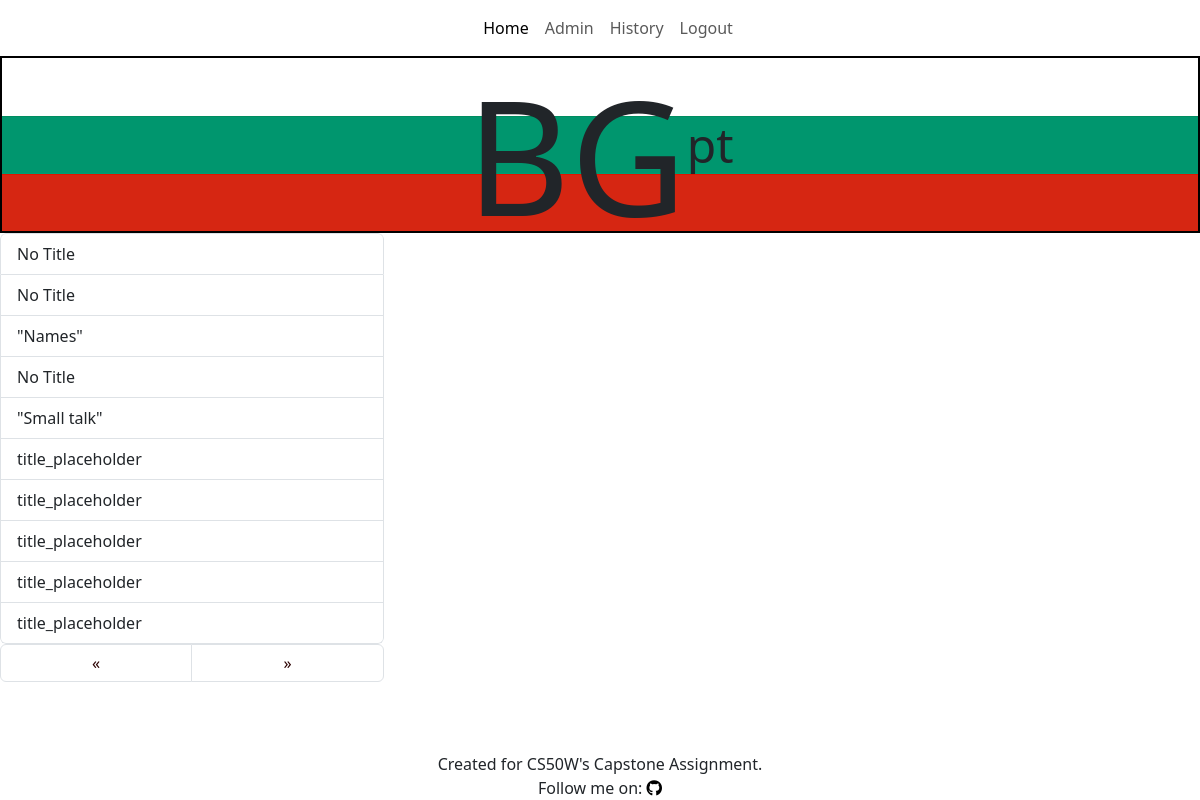
The page /history/2?page=3 (signed in) on the database its author committed.
### BGpt/models.py (models this page shows)
class User(AbstractUser):
    pass

class Chat(models.Model):
    user = models.ForeignKey("User", on_delete=models.CASCADE, related_name="chatter")
    session = models.IntegerField()
    title = models.CharField(max_length=100)
    input = models.TextField(max_length=500)
    response = models.TextField(max_length=500)
    trans_resp = models.TextField(max_length=500)
    timestamp = models.DateTimeField(auto_now_add=True)

### BGpt/views.py (the view)
# urls.py: path("history/<int:user_id>", views.history_view, name="history"),
@login_required
def history_view(request, user_id):
    try:
        user = models.User.objects.get(pk=user_id)
    except models.User.DoesNotExist:
        raise PermissionDenied
    if request.user != user:
        raise PermissionDenied
    full_hist = utils.gather_hist(user_id)
    paginator = Paginator(full_hist, 10)
    page_num = request.GET.get("page")
    page_obj = paginator.get_page(page_num)
    return render(request, "BGpt/history.html", {
        "history": page_obj
    })

### BGpt/utils.py (called while the page is built)
def gather_hist(user_id):
        hist = models.Chat.objects.filter(user=user_id).order_by('-session', 'timestamp')
        rev_hist = []
        d_hist = set()
        for session, group in groupby(hist, lambda x: x.session):
            session_group = list(group)
            if session not in d_hist:
                d_hist.add(session)
                rev_hist.append(session_group)
        return(rev_hist)

### BGpt/templates/BGpt/history.html (shortened to what this page needs)
{% extends "BGpt/layout.html" %}
{% load static %}
{% block body %}
<div id="bgpt-logo-cont">
    <h1>B</h1>
    <h1>G</h1>
    <h3>p</h3>
    <h3>t</h3>
</div>
<div class="row">
    <div class="col-4 text-truncate">
        <ul class="list-group">
            {% for sessions in history %}
                {% for h in sessions %}
                    {% ifchanged %}
                    <a class="list-group-item" data-id="ch-{{ h.session }}" href="#chat-{{ h.session }}" role="tab" aria-controls="list-{{ h.session }}">
                        <li class="title-list" id="item-{{h.session}}" >{{ h.title }}</li>
                    </a>
                    {% endifchanged %}
                {% endfor %}
            {% endfor %}
        </ul>
        <nav aria-label="Page navigation">
            <ul class="pagination">
                {% if history.has_previous %}
                <li class="page-item"><a href="?page={{ history.previous_page_number }}" class="page-link">&laquo;</a></li>
                {% else %}
                <li class="page-item disabled"><a href="?page={{ history.next_page_number }}" class="page-link">&laquo;</a></li>
                {% endif %}
                {% if history.has_next %}
                <li class="page-item"><a href="?page={{ history.next_page_number }}" class="page-link">&raquo;</a></li>
                {% else %}
                <li class="page-item disabled"><a href="?page={{ history.previous_page_number }}" class="page-link">&raquo;</a></li>
                {% endif %}
            </ul>
        </nav>
    </div>
    <div class="col-8">
    </div>
</div>
</div>
{% endblock %}

### BGpt/templates/BGpt/layout.html (shortened to what this page needs)
{% load static %}
<!DOCTYPE html>
<html lang="en">
  <head>
      <link href="{% static 'BGpt/styles.css' %}" rel="stylesheet">
      <link href="https://cdn.jsdelivr.net/npm/bootstrap@5.3.0/dist/css/bootstrap.min.css" rel="stylesheet">
      <link rel="stylesheet" href="https://cdnjs.cloudflare.com/ajax/libs/font-awesome/6.4.0/css/all.min.css">
  </head>
  <body>
      <nav class="navbar navbar-expand-lg navbar-light bg-light2">
        <div class="container-fluid">
          <div class="collapse navbar-collapse" id="navbarNavAltMarkup">
            <div class="navbar-nav">
              <a class="nav-link active" aria-current="page" href="{% url 'index' %}">Home</a>
              {% if user.is_authenticated %}
              <a class="nav-link" href="{% url 'profile' user.id %}">{{ user.username | capfirst }}</a>
              <a class="nav-link" href="{% url 'history' user.id %}">History</a>
              <a class="nav-link" href="{% url 'logout' %}">Logout</a>
              {% else %}
              <a class="nav-link" href="{% url 'login' %}">Login</a>
              <a class="nav-link" href="{% url 'register' %}">Register</a>
              {% endif %}
            </div>
          </div>
        </div>
      </nav>
      <div class="body-cont">
        {% block body %}
        {% endblock %}
      <footer>
        <div>Created for CS50W's Capstone Assignment.</div>
        <div>Follow me on: <a href="https://github.com/dermotbg" target="_blank"><i class="fa-brands fa-github" style="color: #000000;"></i></i></a></div>
      </footer>
  </body>
</html>

### BGpt/static/BGpt/styles.css (style rules this page uses)
body { display: flex; flex-direction: column; min-height: 100vh; }
body .body-cont { flex: 1; }
body .col-8 { padding-top: 10px; }
body #bgpt-logo-cont { display: flex; flex-direction: row; justify-content: center; align-items: center; background-image: url(Flag.png); border: solid 2px black; }
body #bgpt-logo-cont h1 { font-size: 10rem; max-height: 165px; }
body #bgpt-logo-cont h3 { font-size: 3em; margin-bottom: 0; }
body .pagination { justify-content: center; text-decoration: none; }
body .pagination li { text-align: center; min-width: 50%; }
body .pagination .page-link { text-decoration: none; color: #2b0000; }
body .title-list { max-width: 100%; overflow: hidden; text-overflow: ellipsis; white-space: nowrap; list-style: none; }
body .list-group { overflow-y: auto; border: none; }
body .bg-light2 { background-color: white; border: none; box-shadow: none; }
#navbarNavAltMarkup { justify-content: center; padding: 0 5% 0 5%; }
footer { display: flex; flex-direction: column; justify-content: center; align-items: center; }
.navbar-light { box-shadow: 0 0 0 5px #0f4d32; }

### rows shown on the page
User: username "Admin"
Chat: title "No Title"
Chat: title "No Title"
Chat: title "\"Names\""
Chat: title "No Title"
Chat: title "\"Small talk\""
Chat: title "title_placeholder"
Chat: title "title_placeholder"
Chat: title "title_placeholder"
Chat: title "title_placeholder"
Chat: title "title_placeholder"
